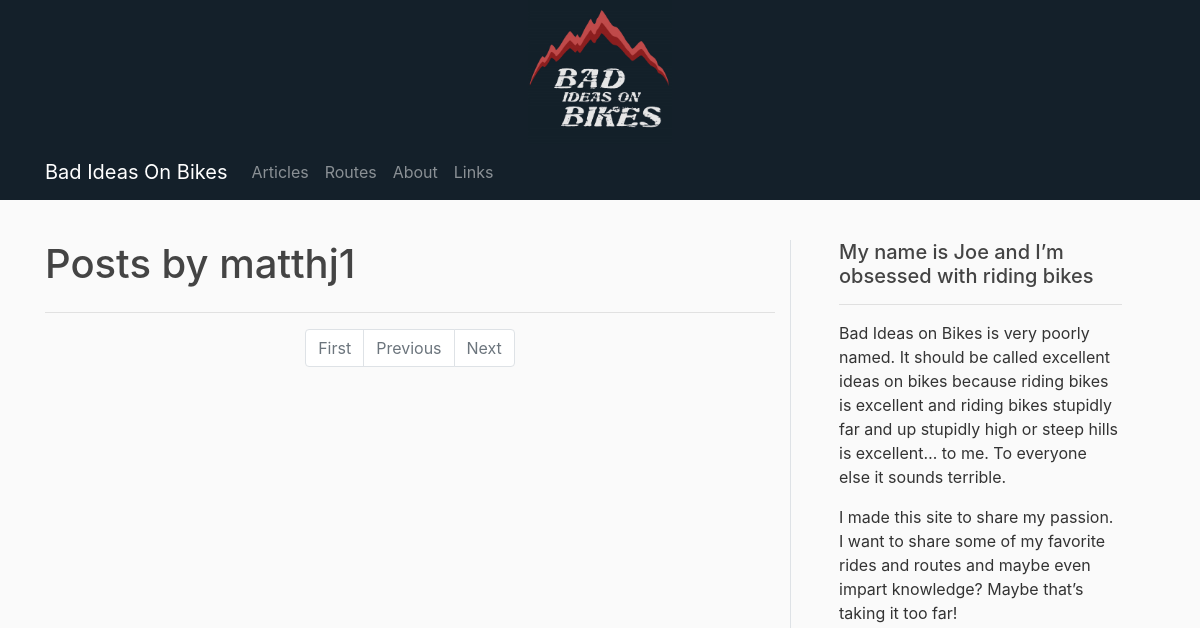
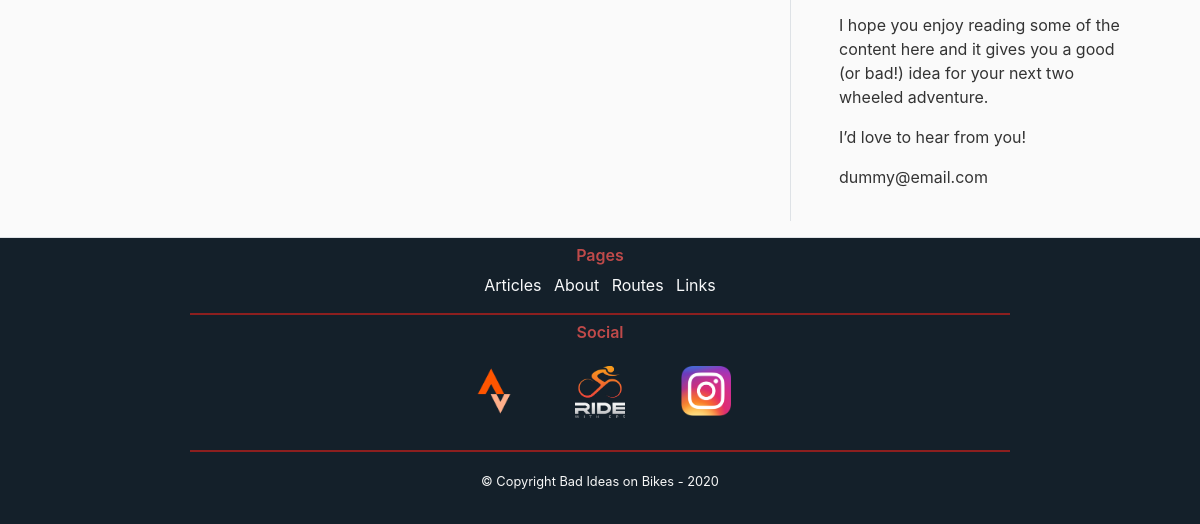
Before: /user/matthj1 with the older database file (2 pictures, top to bottom).
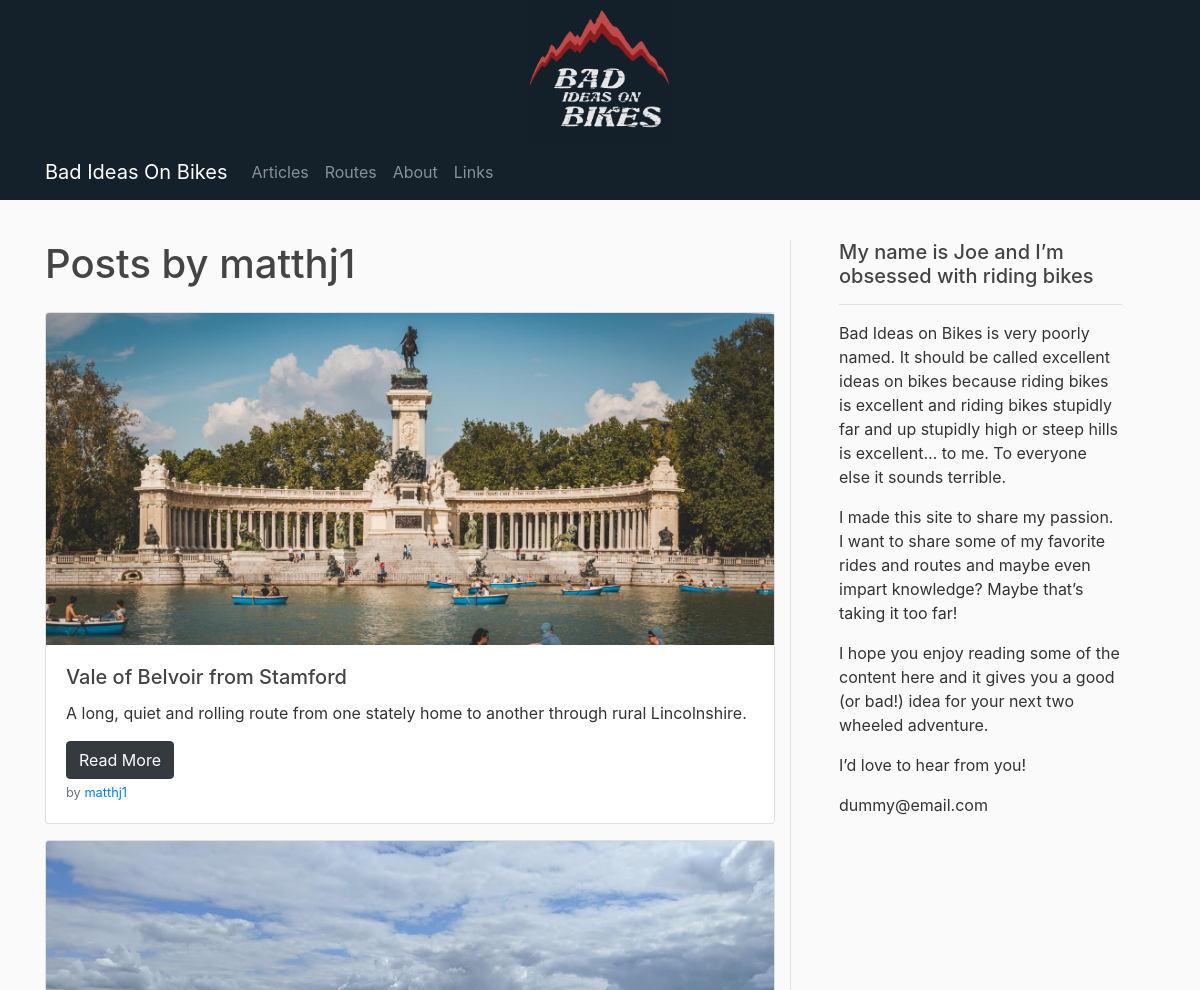
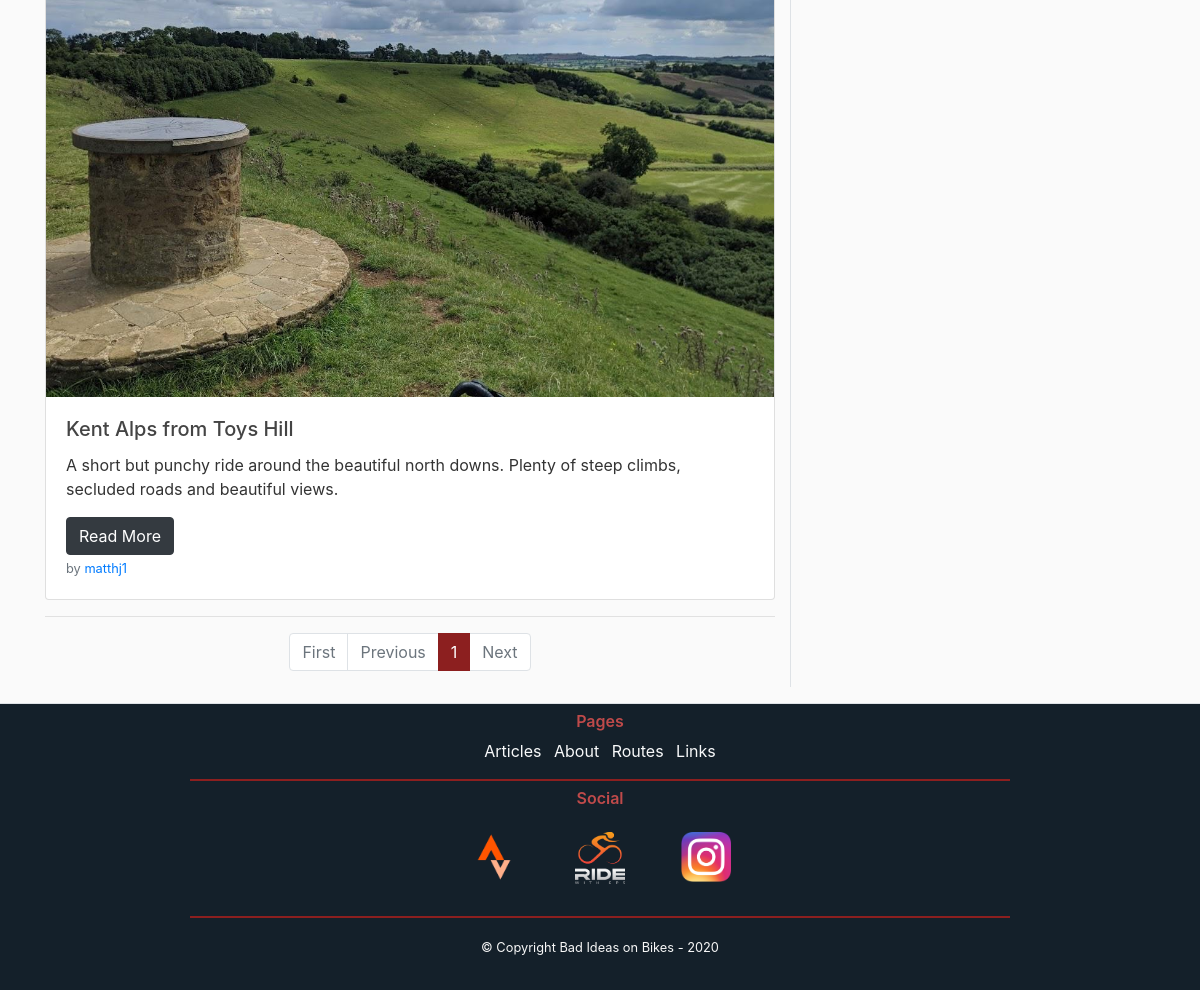
After: the same page with the newer database file (2 pictures, top to bottom).
### flaskbiob/models.py (models this page shows, shortened)
class Users(db.Model, UserMixin):
    id = db.Column(db.Integer, primary_key=True)
    username = db.Column(db.String(20), unique=True, nullable=False)
    email = db.Column(db.String(100), unique=True, nullable=False)
    image_file = db.Column(db.String(20), nullable=False, default="default.png")
    password = db.Column(db.String(60), nullable=False)
    posts = db.relationship("Posts", backref="author", lazy=True)
    routes = db.relationship("Routes", backref="author", lazy=True)
    reviews = db.relationship("Reviews", backref="author", lazy=True)

class Posts(db.Model):
    id = db.Column(db.Integer, primary_key=True)
    post_type = db.Column(db.String(7), nullable=False)
    title = db.Column(db.String(100), nullable=False)
    date = db.Column(db.DateTime, nullable=False, default=datetime.utcnow)
    leader = db.Column(db.Text, nullable=False)
    content = db.Column(db.Text, nullable=False)
    post_image = db.Column(db.String(100), nullable=False, default="default_post.jpg")
    user = db.Column(db.Integer, db.ForeignKey("users.id"), nullable=False)
    routes = db.relationship("Routes", backref="post_route", lazy=True)
    reviews = db.relationship("Reviews", backref="post_review", lazy=True)

### flaskbiob/users/routes.py (the view)
@users.route("/user/<string:username>")
def userpostPage(username):
    page = request.args.get("page", 1, type=int)
    user = Users.query.filter_by(username=username).first_or_404()
    posts = Posts.query.filter_by(author=user)\
        .order_by(Posts.date.desc())\
        .paginate(page=page, per_page=5)
    return render_template("User_Posts.html", posts=posts, user=user)

### flaskbiob/templates/User_Posts.html
{% extends "BASE.html" %}
    {% block content %}
    <div class="row py-3">
        <div class="col" id="main">
            <h1 class="mb-4">Posts by {{ user.username }}</h1>
            {% for post in posts.items %}
            <div class="card mb-3">
              <img src="{{ url_for('static', filename='post_pics/' + post.post_image) }}" class="card-img-top" alt="...">
              <div class="card-body">
                <h5 class="card-title">{{ post.title }}</h5>
                <p class="card-text">{{ post.leader }}</p>
                  <a href="{{ url_for('posts.postPage', post_id = post.id) }}" class="btn btn-dark">Read More</a>
                  <p class="card-text"><small class="text-muted">by <a href="{{ url_for('users.userpostPage', username=post.author.username) }}">{{ post.author.username }}</a></small></p>
              </div>
            </div>
            {% endfor %}
            <hr>
            <div class="d-flex justify-content-center">
                <nav aria-label="Page navigation example">
                    <ul class="pagination">
                        <li class="page-item {% if not posts.has_prev %}disabled{% endif %}"><a class="page-link" href="{{ url_for('users.userpostPage', username=user.username, page=1) }}">First</a></li>
                        <li class="page-item {% if not posts.has_prev %}disabled{% endif %}"><a class="page-link" href="{{ url_for('users.userpostPage', username=user.username, page=posts.prev_num) }}">Previous</a></li>
                        {% for page_num in posts.iter_pages() %}
                            {% if page_num %}
                                <li class="page-item {% if posts.page == page_num %}active{% endif %}"><a class="page-link" href="{{ url_for('users.userpostPage', username=user.username, page=page_num) }}">{{ page_num }}</a></li>
                            {% endif %}
                        {% endfor %}
                        <li class="page-item {% if not posts.has_next %}disabled{% endif %}"><a class="page-link" href="{{ url_for('users.userpostPage', username=user.username, page=posts.next_num) }}">Next</a></li>
                    </ul>
                </nav>
            </div>
        </div>
        <div class="col-4 order-2 px-5 border-left d-none d-lg-block pb-3" id="sticky-sidebar">
            <div class="sticky-top">
                <h5>My name is Joe and I’m obsessed with riding bikes</h5>
                <hr>
                <p>Bad Ideas on Bikes is very poorly named. It should be called excellent ideas on bikes because riding bikes is excellent and riding bikes stupidly far and up stupidly high or steep hills is excellent… to me. To everyone else it sounds terrible.</p>
                <p>I made this site to share my passion. I want to share some of my favorite rides and routes and maybe even impart knowledge? Maybe that’s taking it too far!</p>
                <p>I hope you enjoy reading some of the content here and it gives you a good (or bad!) idea for your next two wheeled adventure.</p>
                <p>I’d love to hear from you!</p>
                <p>dummy@email.com</p>
            </div>
        </div>
    </div>
    {% endblock content %}

### flaskbiob/templates/BASE.html (shortened to what this page needs)
<!DOCTYPE html>
<html lang="en">
<head>
    <link rel="stylesheet" href="https://stackpath.bootstrapcdn.com/bootstrap/4.5.2/css/bootstrap.min.css">
    <link rel="stylesheet" type="text/css" href="{{ url_for('static', filename='main.css') }}">
</head>
    <body>
    <div class="banner-top"><img src="{{ url_for('static', filename='BIOB_Dark_Square_SM.jpg') }}" class="mx-auto d-block img-fluid"></div>
    <nav class="navbar navbar-expand-lg sticky-top navbar-dark bg-custom mb-4">
        <div class="container">
              <a class="navbar-brand" href="{{ url_for('main.homePage') }}">Bad Ideas On Bikes</a>
              <div class="collapse navbar-collapse" id="navbarNav">
                <ul class="navbar-nav">
                  <li class="nav-item {% if request.endpoint == 'main.homePage' %} active {% endif %}">
                    <a class="nav-link" href="{{ url_for('main.homePage') }}">Articles <span class="sr-only">(current)</span></a>
                  </li>
                    <li class="nav-item {% if request.endpoint == 'main.routesPage' %} active {% endif %}">
                    <a class="nav-link" href="{{ url_for('routes.routesPage') }}">Routes</a>
                  </li>
                  <li class="nav-item {% if request.endpoint == 'main.aboutPage' %} active {% endif %}">
                    <a class="nav-link" href="{{ url_for('main.aboutPage') }}">About</a>
                  </li>
                  <li class="nav-item {% if request.endpoint == 'main.linkPage' %} active {% endif %}">
                    <a class="nav-link" href="#">Links</a>
                  </li>
                </ul>
              </div>
        </div>
    </nav>
    <div class="container">
            {% block content %}
            {% endblock content %}
    </div>
        <div class="row">
            <div class="container-fluid border-top" id="footer">
                <div class="row footer-links text-center mt-2">
                    <div class="col-md-2"></div>
                    <div class="col-md-8 border-bottom bdrbottom pb-3">
                        <h6 class="text-center">Pages</h6>
                        <a class="text-light text-decoration-none mr-2" href="{{ url_for('main.homePage') }}">Articles</a>
                        <a class="text-light text-decoration-none mr-2" href="{{ url_for('main.aboutPage') }}">About</a>
                        <a class="text-light text-decoration-none mr-2" href="">Routes</a>
                        <a class="text-light" href="">Links</a>
                    </div>
                    <div class="col-md-2"></div>
                </div>
                <div class="row mt-2">
                    <div class="col-md-2"></div>
                    <div class="col-md-8 border-bottom bdrbottom pb-3">
                        <div><h6 class="text-center">Social</h6></div>
                        <div class="d-flex justify-content-center">
                            <a href="" class="image-link-gs mr-4"><img src="{{ url_for('static', filename='icons/strava.png') }}" class="button-icon m-3"></a>
                            <a href="" class="image-link-gs mr-4"><img src="{{ url_for('static', filename='icons/RWGPS.png') }}" class="button-icon m-3"></a>
                            <a href="" class="image-link-gs"><img src="{{ url_for('static', filename='icons/small_instagram.png') }}" class="button-icon m-3"></a>
                        </div>
                    </div>
                    <div class="col-md-2"></div>
                </div>
                <div class="row">
                    <div class="col-12 p-3">
                        <p class="footer-text text-center copyright"><small>© Copyright Bad Ideas on Bikes - 2020</small></p>
                    </div>
                </div>
            </div>
        </div>
    </body>
</html>

### flaskbiob/static/main.css (style rules this page uses)
body { background: #fafafa; color: #333333; }
h1, h2, h3, h4, h5, h6 { color: #444444; }
.bg-custom { background-color: #14202a; }
#footer { background-color: #14202a; }
.footer-text { color: #f7f7f7; }
.button-icon { max-width: 50px; }
#footer h6 { color: #BF4A4A; font-weight: 600; }
.bdrbottom { border-width:2px !important; border-color: #8c1f1f !important; }
.pagination > li > a { background-color: white; color: #444444; }
.pagination > .active > a { color: white; background-color: #8c1f1f !Important; border: solid 1px #8c1f1f !Important; }
.banner-top { background-color: #14202a; }
.banner-top img { max-width: 12%; min-width: 10%; height: auto; }

Changed rows visible on the page:
added Posts: post_image (picture), title "Vale of Belvoir from Stamford", leader "A long, quiet and rolling route from one stately home to another through rural Lincolnshire.", author.username "matthj1"
added Posts: post_image (picture), title "Kent Alps from Toys Hill", leader "A short but punchy ride around the beautiful north downs. Plenty of steep climbs, secluded roads and beautiful views.", author.username "matthj1"
Other visible differences:
new list line: "1"
